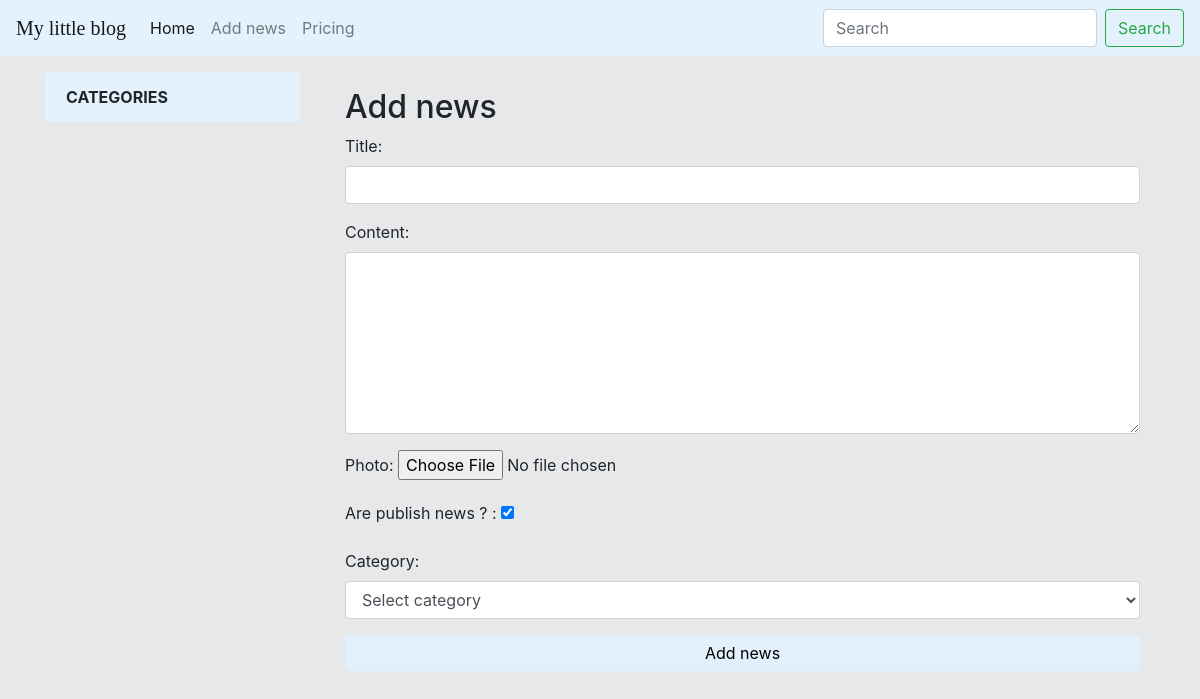
Before: /news/add_news with the older database file.
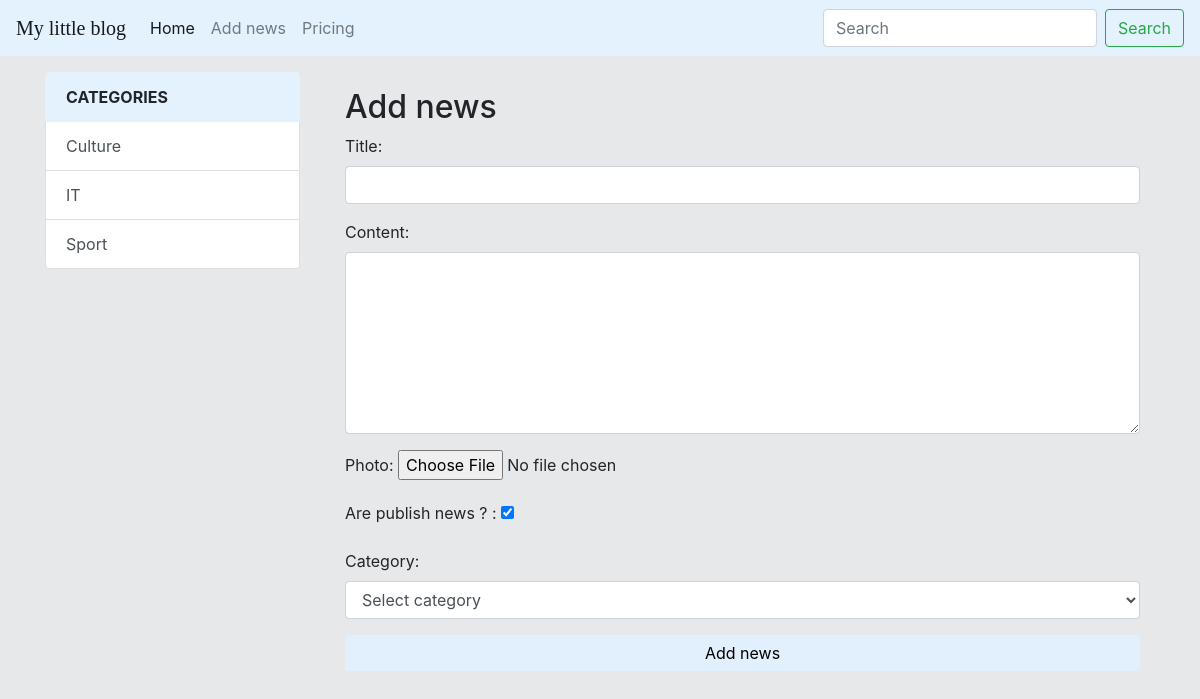
After: the same page with the newer database file.
### news/models.py (models this page shows)
class Category(models.Model):
    category_title = models.CharField(max_length=150, db_index=True)
    def get_absolute_url(self):
        return reverse('category', kwargs={'category_id': self.pk})
    def __str__(self):
        return f'{self.category_title}'
    class Meta:
        verbose_name = "Категория"
        verbose_name_plural = 'Category'
        ordering = ['category_title']

### news/views.py (the view)
# urls.py: path('news/add_news', add_news, name='add_news')
def add_news(request):
    if request.method == "POST":
        form = NewsForm(request.POST)
        if form.is_valid():
            article = News.objects.create(**form.cleaned_data)
            return redirect(article)
    else:
        form = NewsForm()
    return render(request, 'news/add_news.html', {'form': form})

### news/forms.py
class NewsForm(forms.Form):
    title = forms.CharField(max_length=200, widget=forms.TextInput(attrs={"class": "form-control"}))
    content = forms.CharField(widget=forms.Textarea(attrs={"class": "form-control", "rows": 7}))
    photo = forms.ImageField(required=False)
    published = forms.BooleanField(label='Are publish news ? ', initial=True, )
    category = forms.ModelChoiceField(empty_label='Select category', queryset=Category.objects.all(),
                                      widget=forms.Select(attrs={"class": "form-control"}))

### news/templatetags/news_tags.py (called while the page is built)
@register.simple_tag
def get_all_categories():
    return Category.objects.all()

### news/templates/news/add_news.html (shortened to what this page needs)
{% extends 'base.html' %}
{% block sidebar %}
    <div class="col-md-3">
        {% include 'news/include/categories_sidebar.html' %}
    </div>
{% endblock %}
{% block content %}
    <div class="col-md-9">
        <div class="container mt-3">
            <h2>Add news</h2>
            <form action="{% url 'add_news' %}" method="post">
                {{ form.as_p }}
                <button type="submit" class="btn btn-primary btn-block"
                        style="background-color: #e1f0fc; border: none; color: black"> Add news</button>
            </form>
        </div>
    </div>
{% endblock %}

### news/templates/news/include/categories_sidebar.html
{% load news_tags %}
<div class="list-group">
    <a href="#" class="list-group-item list-group-item-action active" style="color: #212529; background-color: #e3f2fd; border-color: #e3f2fd; font-weight: bold; text-transform: uppercase">
        Categories
    </a>
    {% get_all_categories as categories %}
    {% for category in categories %}
        <a href="{{ category.get_absolute_url }} "
           class="list-group-item list-group-item-action">{{ category.category_title }}</a>
    {% endfor %}
</div>

Changed rows visible on the page:
added Category: category_title "Culture"
added Category: category_title "IT"
added Category: category_title "Sport"
